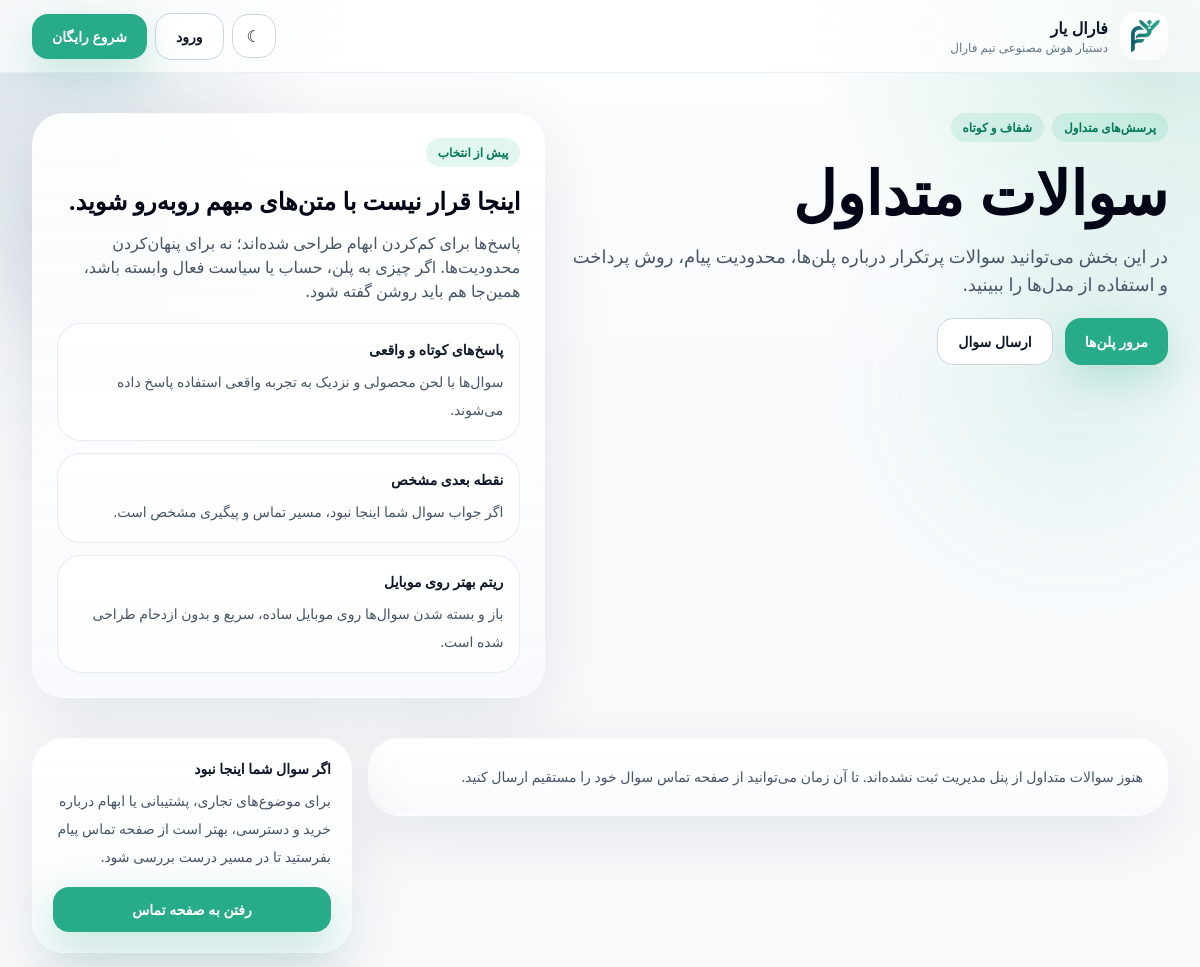
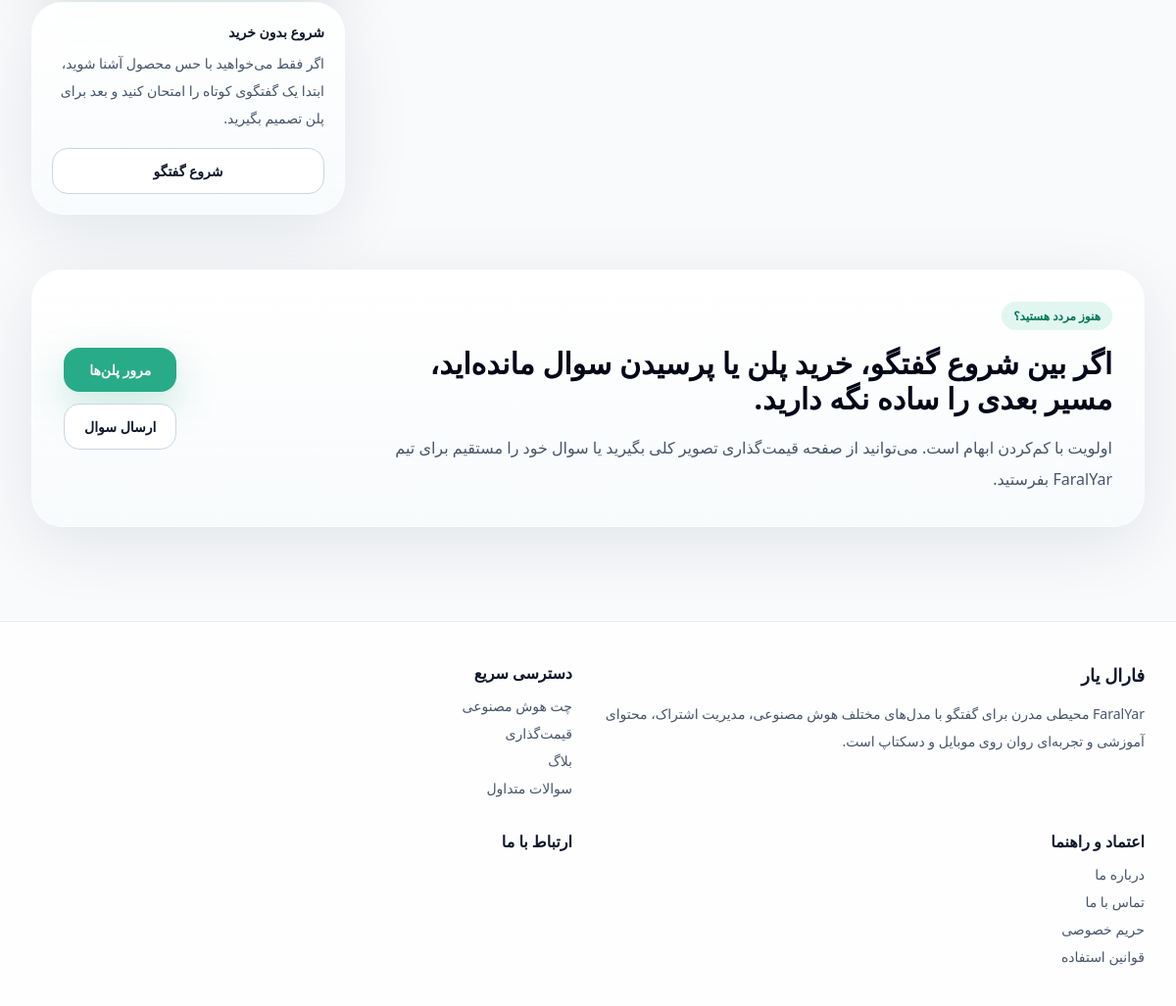
Screenshot of /faq/ with the database file from the repository (2 pictures, top to bottom).
### core/models.py (models this page shows, shortened)
class TimeStampedModel(models.Model):
    created_at = models.DateTimeField(auto_now_add=True)
    updated_at = models.DateTimeField(auto_now=True)
    class Meta:
        abstract = True

class SiteSetting(TimeStampedModel):
    site_name_fa = models.CharField(max_length=120, default="فارال یار")
    site_name_en = models.CharField(max_length=120, default="FaralYar")
    tagline = models.CharField(max_length=240, default="دستیار هوش مصنوعی تیم فارال")
    hero_title = models.CharField(max_length=240, default="دستیار هوش مصنوعی فارسی برای تیم‌ها و کاربران حرفه‌ای")
    hero_subtitle = models.TextField(
        default="FaralYar محیطی مدرن برای گفتگو با مدل‌های مختلف هوش مصنوعی، مدیریت اشتراک، محتوای آموزشی و تجربه‌ای روان روی موبایل و دسکتاپ است."
    )
    support_email = models.EmailField(blank=True)
    support_phone = models.CharField(max_length=32, blank=True)
    address = models.CharField(max_length=255, blank=True)
    telegram_url = models.URLField(blank=True)
    instagram_url = models.URLField(blank=True)
    linkedin_url = models.URLField(blank=True)
    x_url = models.URLField(blank=True)
    light_logo = models.CharField(max_length=255, default="branding/faralyar-main.png")
    dark_logo = models.CharField(max_length=255, default="branding/farayarl-white.png")
    mono_dark_logo = models.CharField(max_length=255, default="branding/faralyar-black.png")
    mono_light_logo = models.CharField(max_length=255, default="branding/farayarl-white.png")
    green_logo = models.CharField(max_length=255, default="branding/faralyar-green.png")
    blue_logo = models.CharField(max_length=255, default="branding/faralyar-blue.png")
    primary_color = models.CharField(max_length=7, default="#28ab88")
    secondary_color = models.CharField(max_length=7, default="#013366")
    otp_provider_name = models.CharField(max_length=80, blank=True)
    otp_provider_api_key = models.CharField(max_length=255, blank=True)
    otp_provider_sender = models.CharField(max_length=120, blank=True)
    zarinpal_merchant_id = models.CharField(max_length=255, blank=True)
    zarinpal_sandbox = models.BooleanField(default=True)
    payment_guide_text = models.TextField(blank=True)
    payment_guide_url = models.URLField(blank=True)
    free_guest_message_limit = models.PositiveSmallIntegerField(default=5)
    class Meta:
        verbose_name = "تنظیمات سایت"
        verbose_name_plural = "تنظیمات سایت"
    @classmethod
    def get_solo(cls):
        setting, _ = cls.objects.get_or_create(pk=1)
        return setting

class TextSnippet(TimeStampedModel):
    group = models.CharField(max_length=80, default="general")
    key = models.SlugField(max_length=160, unique=True)
    title = models.CharField(max_length=160)
    text = models.TextField()
    help_text = models.CharField(max_length=255, blank=True)
    is_active = models.BooleanField(default=True)
    class Meta:
        ordering = ["group", "title"]
        verbose_name = "متن سایت"
        verbose_name_plural = "متن‌های سایت"

class StaticPage(TimeStampedModel):
    HOME = "home"
    ABOUT = "about"
    CONTACT = "contact"
    TERMS = "terms"
    PRIVACY = "privacy"
    FAQ = "faq"
    PAGE_CHOICES = [
        (HOME, "خانه"),
        (ABOUT, "درباره ما"),
        (CONTACT, "تماس"),
        (TERMS, "قوانین"),
        (PRIVACY, "حریم خصوصی"),
        (FAQ, "سوالات متداول"),
    ]
    page_key = models.CharField(max_length=24, choices=PAGE_CHOICES, unique=True)
    title = models.CharField(max_length=255)
    body = models.TextField(blank=True)
    seo_description = models.CharField(max_length=320, blank=True)
    class Meta:
        verbose_name = "صفحه استاتیک"
        verbose_name_plural = "صفحات استاتیک"

### core/views.py (the view)
# urls.py: path("faq/", views.static_page, {"page_key": "faq"}, name="faq"),
def static_page(request, page_key):
    page, _ = StaticPage.objects.get_or_create(
        page_key=page_key,
        defaults={
            "title": dict(StaticPage.PAGE_CHOICES).get(page_key, page_key),
            "body": DEFAULT_PAGE_CONTENT.get(page_key, ""),
        },
    )
    if page_key == StaticPage.FAQ:
        return render(request, "core/faq.html", {"page": page, "faqs": FAQItem.objects.filter(is_active=True)})
    return render(request, "core/static_page.html", {"page": page})

### templates/core/faq.html (shortened to what this page needs)
{% extends 'base.html' %}
{% block content %}
  {% url 'core:pricing' as faq_pricing_url %}
  {% url 'core:contact' as faq_contact_url %}
  {% url 'ai_platform:chat' as faq_chat_url %}
  {% include 'public/_public_page_hero.html' with hero_badge='پرسش‌های متداول' hero_secondary_badge='شفاف و کوتاه' hero_title=page.title hero_body=page.body hero_primary_url=faq_pricing_url hero_primary_label='مرور پلن‌ها' hero_secondary_url=faq_contact_url hero_secondary_label='ارسال سوال' hero_note_badge='پیش از انتخاب' hero_note_title='اینجا قرار نیست با متن‌های مبهم روبه‌رو شوید.' hero_note_body='پاسخ‌ها برای کم‌کردن ابهام طراحی شده‌اند؛ نه برای پنهان‌کردن محدودیت‌ها. اگر چیزی به پلن، حساب یا سیاست فعال وابسته باشد، همین‌جا هم باید روشن گفته شود.' hero_note_item_one_title='پاسخ‌های کوتاه و واقعی' hero_note_item_one_body='سوال‌ها با لحن محصولی و نزدیک به تجربه واقعی استفاده پاسخ داده می‌شوند.' hero_note_item_two_title='نقطه بعدی مشخص' hero_note_item_two_body='اگر جواب سوال شما اینجا نبود، مسیر تماس و پیگیری مشخص است.' hero_note_item_three_title='ریتم بهتر روی موبایل' hero_note_item_three_body='باز و بسته شدن سوال‌ها روی موبایل ساده، سریع و بدون ازدحام طراحی شده است.' %}
  <section class="section-shell pt-10" x-data="{ activeFaq: null }">
    <div class="grid gap-4 lg:grid-cols-[1fr_20rem]">
      <div class="space-y-3">
        {% for item in faqs %}
          <article class="panel-soft overflow-hidden">
            <button type="button" class="flex w-full items-start justify-between gap-4 p-5 text-right sm:p-6" @click="activeFaq = activeFaq === {{ forloop.counter0 }} ? null : {{ forloop.counter0 }}" :aria-expanded="activeFaq === {{ forloop.counter0 }}">
              <div>
                <h2 class="text-base font-black leading-8 text-slate-950 dark:text-white sm:text-lg">{{ item.question }}</h2>
              </div>
              <span class="mt-1 inline-flex h-8 w-8 shrink-0 items-center justify-center rounded-full border border-slate-200 text-slate-500 dark:border-slate-700 dark:text-slate-300">
                <span x-show="activeFaq !== {{ forloop.counter0 }}">+</span>
                <span x-show="activeFaq === {{ forloop.counter0 }}" x-cloak>-</span>
              </span>
            </button>
            <div x-show="activeFaq === {{ forloop.counter0 }}" x-cloak x-transition.opacity.duration.200ms class="border-t border-slate-200/70 px-5 pb-5 pt-4 text-sm leading-8 text-slate-600 dark:border-slate-700 dark:text-slate-300 sm:px-6 sm:pb-6">
              {{ item.answer|linebreaks }}
            </div>
          </article>
        {% empty %}
          <div class="panel-soft p-6 text-sm leading-7 text-slate-600 dark:text-slate-300">هنوز سوالات متداول از پنل مدیریت ثبت نشده‌اند. تا آن زمان می‌توانید از صفحه تماس سوال خود را مستقیم ارسال کنید.</div>
        {% endfor %}
      </div>
      <aside class="space-y-4">
        <div class="panel-soft p-5">
          <div class="text-sm font-black text-slate-900 dark:text-white">اگر سوال شما اینجا نبود</div>
          <p class="mt-2 text-sm leading-7 text-slate-600 dark:text-slate-300">برای موضوع‌های تجاری، پشتیبانی یا ابهام درباره خرید و دسترسی، بهتر است از صفحه تماس پیام بفرستید تا در مسیر درست بررسی شود.</p>
          <a href="{{ faq_contact_url }}" class="btn-primary mt-4 w-full">رفتن به صفحه تماس</a>
        </div>
        <div class="panel-soft p-5">
          <div class="text-sm font-black text-slate-900 dark:text-white">شروع بدون خرید</div>
          <p class="mt-2 text-sm leading-7 text-slate-600 dark:text-slate-300">اگر فقط می‌خواهید با حس محصول آشنا شوید، ابتدا یک گفتگوی کوتاه را امتحان کنید و بعد برای پلن تصمیم بگیرید.</p>
          <a href="{{ faq_chat_url }}" class="btn-secondary mt-4 w-full">شروع گفتگو</a>
        </div>
      </aside>
    </div>
  </section>
  {% include 'public/_cta_band.html' with cta_badge='هنوز مردد هستید؟' cta_title='اگر بین شروع گفتگو، خرید پلن یا پرسیدن سوال مانده‌اید، مسیر بعدی را ساده نگه دارید.' cta_body='اولویت با کم‌کردن ابهام است. می‌توانید از صفحه قیمت‌گذاری تصویر کلی بگیرید یا سوال خود را مستقیم برای تیم FaralYar بفرستید.' cta_primary_url=faq_pricing_url cta_primary_label='مرور پلن‌ها' cta_secondary_url=faq_contact_url cta_secondary_label='ارسال سوال' %}
{% endblock %}

### templates/partials/header.html (shortened to what this page needs)
{% load static site_text %}
<header class="sticky top-0 z-40 border-b border-slate-200/70 bg-white/75 backdrop-blur-xl dark:border-slate-700 dark:bg-slate-900/70" x-data="{ open: false }">
  <div class="section-shell">
    <div class="flex h-18 items-center justify-between gap-3 py-3">
      <a href="{% url 'core:home' %}" class="flex min-w-0 items-center gap-3">
        <div class="panel-soft flex h-12 w-12 items-center justify-center overflow-hidden rounded-2xl">
          <img src="{% static site_settings.light_logo %}" alt="{{ site_settings.site_name_fa }}" class="h-10 w-auto dark:hidden">
        </div>
        <div class="min-w-0">
          <div class="truncate text-sm font-black sm:text-base">{{ site_settings.site_name_fa }}</div>
          <div class="hidden truncate text-xs text-slate-500 dark:text-slate-400 sm:block">{{ site_settings.tagline }}</div>
        </div>
      </a>
      <div class="hidden items-center gap-2 md:flex">
        <form action="{% url 'core:set_theme' %}" method="post">
          <button class="icon-btn" type="submit" aria-label="تغییر حالت نمایش">
            {% if theme_choice == 'dark' %}☀{% else %}☾{% endif %}
          </button>
        </form>
        {% if request.user.is_authenticated %}
          <a href="{% url 'ai_platform:chat' %}" class="btn-primary">{% site_text 'nav.dashboard' 'داشبورد' title='داشبورد در هدر' group='navigation' %}</a>
        {% else %}
          <a href="{% url 'accounts:login' %}" class="btn-secondary">{% site_text 'nav.login' 'ورود' title='ورود در هدر' group='navigation' %}</a>
          <a href="{% url 'accounts:signup' %}" class="btn-primary">{% site_text 'nav.start_free' 'شروع رایگان' title='شروع رایگان در هدر' group='navigation' %}</a>
        {% endif %}
      </div>
    </div>
  </div>
</header>

### templates/public/_public_page_hero.html (shortened to what this page needs)
<section class="section-shell {% if hero_section_class %}{{ hero_section_class }}{% else %}pt-8 sm:pt-10{% endif %}">
  <div class="grid gap-5 {% if hero_note_title or hero_note_body or hero_note_item_one_title or hero_note_item_two_title or hero_note_item_three_title %}lg:grid-cols-[1.08fr_0.92fr] lg:items-start{% endif %}">
    <div class="space-y-5">
      {% if hero_badge or hero_secondary_badge or hero_tertiary_badge %}
        <div class="flex flex-wrap gap-2">
          {% if hero_badge %}<span class="badge">{{ hero_badge }}</span>{% endif %}
          {% if hero_secondary_badge %}<span class="badge">{{ hero_secondary_badge }}</span>{% endif %}
        </div>
      {% endif %}
      <div class="max-w-3xl">
        <h1 class="text-4xl font-black leading-[1.15] text-slate-950 dark:text-white sm:text-5xl lg:text-6xl">{{ hero_title }}</h1>
        {% if hero_body %}
          <p class="mt-5 max-w-2xl text-base leading-8 text-slate-600 dark:text-slate-300 sm:text-lg">{{ hero_body }}</p>
        {% endif %}
      </div>
      {% if hero_primary_label or hero_secondary_label %}
        <div class="flex flex-col gap-3 sm:flex-row">
          {% if hero_primary_label %}
            <a href="{{ hero_primary_url|default:'#' }}" class="btn-primary w-full sm:w-auto">{{ hero_primary_label }}</a>
          {% endif %}
          {% if hero_secondary_label %}
            <a href="{{ hero_secondary_url|default:'#' }}" class="btn-secondary w-full sm:w-auto">{{ hero_secondary_label }}</a>
          {% endif %}
        </div>
      {% endif %}
    </div>
    {% if hero_note_title or hero_note_body or hero_note_item_one_title or hero_note_item_two_title or hero_note_item_three_title %}
      <aside class="panel-soft p-5 sm:p-6">
        {% if hero_note_badge %}<span class="badge">{{ hero_note_badge }}</span>{% endif %}
        {% if hero_note_title %}
          <h2 class="mt-4 text-2xl font-black leading-9 text-slate-950 dark:text-white">{{ hero_note_title }}</h2>
        {% endif %}
        {% if hero_note_body %}
          <p class="mt-3 text-sm leading-7 text-slate-600 dark:text-slate-300 sm:text-base">{{ hero_note_body }}</p>
        {% endif %}
        {% if hero_note_item_one_title or hero_note_item_two_title or hero_note_item_three_title %}
          <div class="mt-5 space-y-3">
            {% if hero_note_item_one_title %}
              <article class="rounded-[1.5rem] border border-slate-200/80 bg-white/80 p-4 dark:border-slate-700 dark:bg-slate-900/50">
                <div class="text-sm font-black text-slate-900 dark:text-white">{{ hero_note_item_one_title }}</div>
                {% if hero_note_item_one_body %}<p class="mt-2 text-sm leading-7 text-slate-600 dark:text-slate-300">{{ hero_note_item_one_body }}</p>{% endif %}
              </article>
            {% endif %}
            {% if hero_note_item_two_title %}
              <article class="rounded-[1.5rem] border border-slate-200/80 bg-white/80 p-4 dark:border-slate-700 dark:bg-slate-900/50">
                <div class="text-sm font-black text-slate-900 dark:text-white">{{ hero_note_item_two_title }}</div>
                {% if hero_note_item_two_body %}<p class="mt-2 text-sm leading-7 text-slate-600 dark:text-slate-300">{{ hero_note_item_two_body }}</p>{% endif %}
              </article>
            {% endif %}
            {% if hero_note_item_three_title %}
              <article class="rounded-[1.5rem] border border-slate-200/80 bg-white/80 p-4 dark:border-slate-700 dark:bg-slate-900/50">
                <div class="text-sm font-black text-slate-900 dark:text-white">{{ hero_note_item_three_title }}</div>
                {% if hero_note_item_three_body %}<p class="mt-2 text-sm leading-7 text-slate-600 dark:text-slate-300">{{ hero_note_item_three_body }}</p>{% endif %}
              </article>
            {% endif %}
          </div>
        {% endif %}
      </aside>
    {% endif %}
  </div>
</section>

### templates/partials/footer.html (shortened to what this page needs)
{% load site_text %}
<footer class="border-t border-slate-200/70 bg-white/85 py-10 dark:border-slate-700 dark:bg-slate-900/55">
  <div class="section-shell grid gap-8 md:grid-cols-2 xl:grid-cols-4">
    <div>
      <h3 class="text-lg font-black">{{ site_settings.site_name_fa }}</h3>
      <p class="mt-3 text-sm leading-7 text-slate-600 dark:text-slate-400">{{ site_settings.hero_subtitle }}</p>
    </div>
    <div>
      <h4 class="font-bold">{% site_text 'footer.quick_links' 'دسترسی سریع' title='عنوان دسترسی سریع فوتر' group='footer' %}</h4>
      <div class="mt-3 flex flex-col gap-2 text-sm text-slate-600 dark:text-slate-400">
        <a href="{% url 'ai_platform:chat' %}">{% site_text 'footer.chat' 'چت هوش مصنوعی' title='لینک چت فوتر' group='footer' %}</a>
        <a href="{% url 'core:pricing' %}">{% site_text 'footer.pricing' 'قیمت‌گذاری' title='لینک قیمت‌گذاری فوتر' group='footer' %}</a>
        <a href="{% url 'blog:list' %}">{% site_text 'footer.blog' 'بلاگ' title='لینک بلاگ فوتر' group='footer' %}</a>
        <a href="{% url 'core:faq' %}">{% site_text 'footer.faq' 'سوالات متداول' title='لینک سوالات فوتر' group='footer' %}</a>
      </div>
    </div>
    <div>
      <h4 class="font-bold">اعتماد و راهنما</h4>
      <div class="mt-3 flex flex-col gap-2 text-sm text-slate-600 dark:text-slate-400">
        <a href="{% url 'core:about' %}">درباره ما</a>
        <a href="{% url 'core:contact' %}">تماس با ما</a>
        <a href="{% url 'core:privacy' %}">حریم خصوصی</a>
        <a href="{% url 'core:terms' %}">قوانین استفاده</a>
      </div>
    </div>
    <div>
      <h4 class="font-bold">{% site_text 'footer.contact' 'ارتباط با ما' title='عنوان ارتباط با ما فوتر' group='footer' %}</h4>
    </div>
  </div>
</footer>

### rows the page displays
SiteSetting: light_logo (picture), site_name_fa "فارال یار", tagline "دستیار هوش مصنوعی تیم فارال", hero_subtitle "FaralYar محیطی مدرن برای گفتگو با مدل‌های مختلف هوش مصنوعی، مدیریت اشتراک، محتوای آموزشی و تجربه‌ای روان روی موبایل و دسکتاپ است."
TextSnippet: text+is_active "ورود"
TextSnippet: text+is_active "شروع رایگان"
StaticPage: title "سوالات متداول", body "در این بخش می‌توانید سوالات پرتکرار درباره پلن‌ها، محدودیت پیام، روش پرداخت و استفاده از مدل‌ها را ببینید."
TextSnippet: text+is_active "دسترسی سریع"
TextSnippet: text+is_active "چت هوش مصنوعی"
TextSnippet: text+is_active "قیمت‌گذاری"
TextSnippet: text+is_active "بلاگ"
TextSnippet: text+is_active "سوالات متداول"
TextSnippet: text+is_active "ارتباط با ما"

### other values shown
{{ hero_badge }} "پرسش‌های متداول"
{{ hero_secondary_badge }} "شفاف و کوتاه"
{{ hero_primary_label }} "مرور پلن‌ها"
{{ hero_secondary_label }} "ارسال سوال"
{{ hero_note_badge }} "پیش از انتخاب"
{{ hero_note_title }} "اینجا قرار نیست با متن‌های مبهم روبه‌رو شوید."
{{ hero_note_body }} "پاسخ‌ها برای کم‌کردن ابهام طراحی شده‌اند؛ نه برای پنهان‌کردن محدودیت‌ها. اگر چیزی به پلن، حساب یا سیاست فعال وابسته باشد، همین‌جا هم باید روشن گفته شود."
{{ hero_note_item_one_title }} "پاسخ‌های کوتاه و واقعی"
{{ hero_note_item_one_body }} "سوال‌ها با لحن محصولی و نزدیک به تجربه واقعی استفاده پاسخ داده می‌شوند."
{{ hero_note_item_two_title }} "نقطه بعدی مشخص"
{{ hero_note_item_two_body }} "اگر جواب سوال شما اینجا نبود، مسیر تماس و پیگیری مشخص است."
{{ hero_note_item_three_title }} "ریتم بهتر روی موبایل"
{{ hero_note_item_three_body }} "باز و بسته شدن سوال‌ها روی موبایل ساده، سریع و بدون ازدحام طراحی شده است."
{{ cta_badge }} "هنوز مردد هستید؟"
{{ cta_title }} "اگر بین شروع گفتگو، خرید پلن یا پرسیدن سوال مانده‌اید، مسیر بعدی را ساده نگه دارید."
